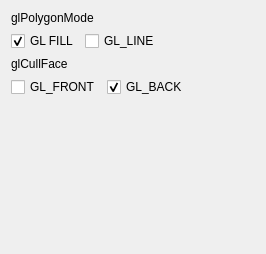
<?xml version="1.0" encoding="UTF-8"?>
<ui version="4.0">
    <class>RenderDialog</class>
    <widget class="QWidget" name="RenderDialog">
        <property name="geometry">
            <rect>
                <x>0</x>
                <y>0</y>
                <width>266</width>
                <height>254</height>
            </rect>
        </property>
        <property name="sizePolicy">
            <sizepolicy hsizetype="Fixed" vsizetype="Fixed">
                <horstretch>0</horstretch>
                <verstretch>0</verstretch>
            </sizepolicy>
        </property>
        <property name="windowTitle">
            <string>Form</string>
        </property>
        <layout class="QVBoxLayout" name="verticalLayout_2">
            <item>
                <layout class="QVBoxLayout" name="verticalLayout">
                    <item>
                        <widget class="QLabel" name="label_2">
                            <property name="text">
                                <string>glPolygonMode</string>
                            </property>
                        </widget>
                    </item>
                    <item>
                        <layout class="QHBoxLayout" name="horizontalLayout">
                            <item>
                                <widget class="QCheckBox" name="fill_checkBox">
                                    <property name="text">
                                        <string>GL FILL</string>
                                    </property>
                                    <property name="checked">
                                        <bool>true</bool>
                                    </property>
                                    <property name="tristate">
                                        <bool>false</bool>
                                    </property>
                                </widget>
                            </item>
                            <item>
                                <widget class="QCheckBox" name="line_checkBox">
                                    <property name="text">
                                        <string>GL_LINE</string>
                                    </property>
                                    <property name="checked">
                                        <bool>false</bool>
                                    </property>
                                </widget>
                            </item>
                            <item>
                                <spacer name="horizontalSpacer">
                                    <property name="orientation">
                                        <enum>Qt::Horizontal</enum>
                                    </property>
                                    <property name="sizeHint" stdset="0">
                                        <size>
                                            <width>40</width>
                                            <height>20</height>
                                        </size>
                                    </property>
                                </spacer>
                            </item>
                        </layout>
                    </item>
                </layout>
            </item>
            <item>
                <layout class="QVBoxLayout" name="verticalLayout_3">
                    <item>
                        <widget class="QLabel" name="label">
                            <property name="text">
                                <string>glCullFace</string>
                            </property>
                        </widget>
                    </item>
                    <item>
                        <layout class="QHBoxLayout" name="horizontalLayout_2">
                            <item>
                                <widget class="QCheckBox" name="front_checkBox">
                                    <property name="text">
                                        <string>GL_FRONT</string>
                                    </property>
                                </widget>
                            </item>
                            <item>
                                <widget class="QCheckBox" name="back_checkBox">
                                    <property name="text">
                                        <string>GL_BACK</string>
                                    </property>
                                    <property name="checked">
                                        <bool>true</bool>
                                    </property>
                                </widget>
                            </item>
                            <item>
                                <spacer name="horizontalSpacer_2">
                                    <property name="orientation">
                                        <enum>Qt::Horizontal</enum>
                                    </property>
                                    <property name="sizeHint" stdset="0">
                                        <size>
                                            <width>40</width>
                                            <height>20</height>
                                        </size>
                                    </property>
                                </spacer>
                            </item>
                        </layout>
                    </item>
                </layout>
            </item>
            <item>
                <spacer name="verticalSpacer">
                    <property name="orientation">
                        <enum>Qt::Vertical</enum>
                    </property>
                    <property name="sizeHint" stdset="0">
                        <size>
                            <width>20</width>
                            <height>40</height>
                        </size>
                    </property>
                </spacer>
            </item>
        </layout>
    </widget>
    <resources/>
    <connections/>
</ui>
